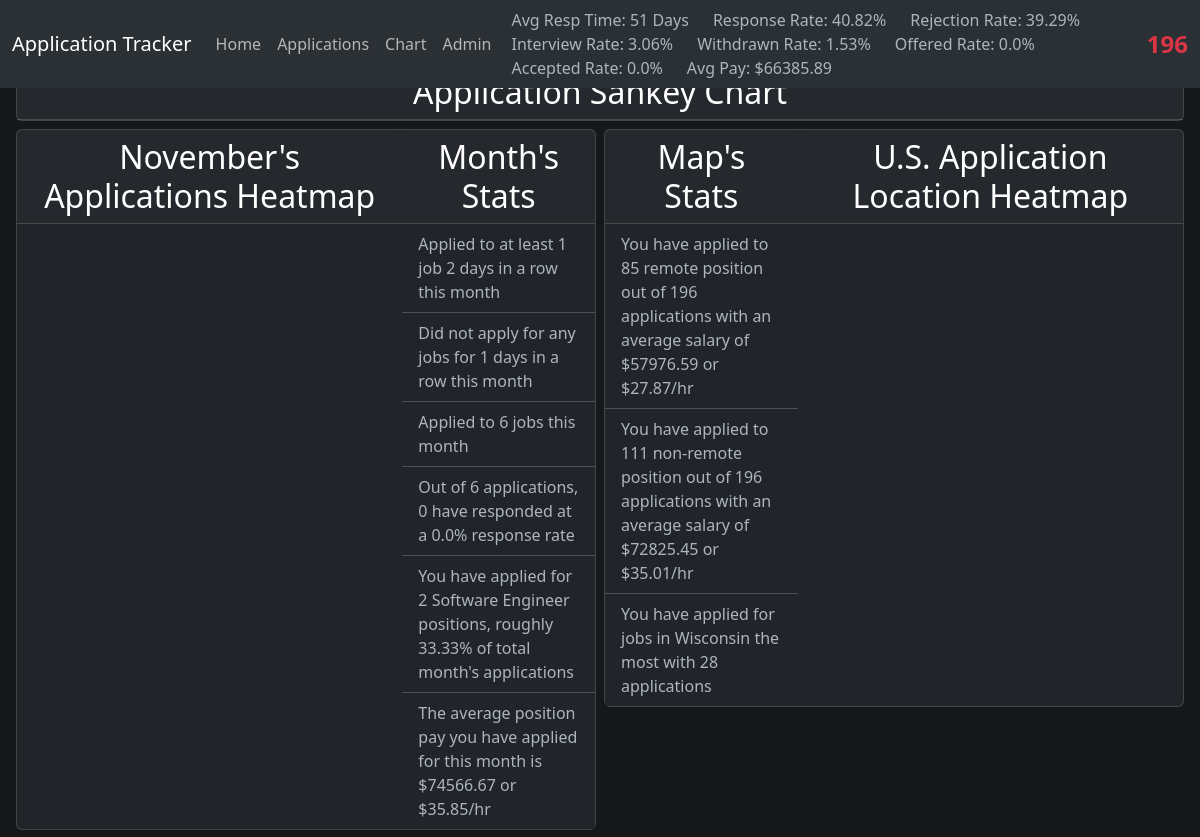
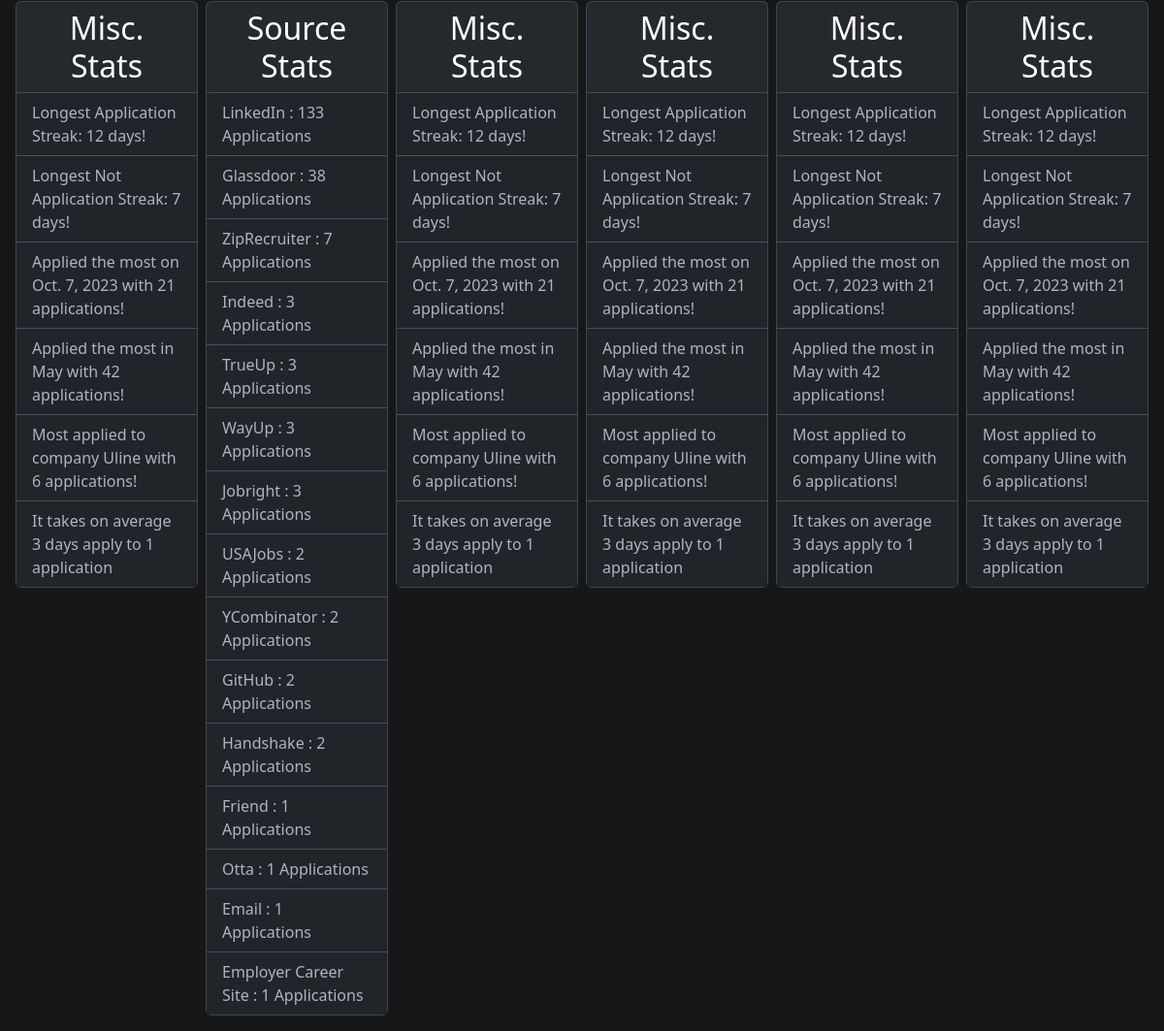
Screenshot of /chart/ with the database file from the repository (2 pictures, top to bottom).
### apptracker/models.py (models this page shows, shortened)
class Application(models.Model):
    interview_counter = models.IntegerField(default=0)
    status = models.ForeignKey(Status, on_delete=models.CASCADE, default=1)
    application_id = models.IntegerField(null=False)
    location = models.ForeignKey(Location, on_delete=models.CASCADE)
    employer = models.ForeignKey(Employer, on_delete=models.CASCADE)
    position = models.CharField(max_length=255, null=False)
    pay = models.IntegerField(null=False)
    desc = models.TextField()
    source = models.ForeignKey(Source, on_delete=models.CASCADE)
    notes = models.TextField(null=True, blank=True)
    application_date = models.DateField(null=True, blank=True)
    response_time = models.DateField(null=True, blank=True)
    REMOTE = "R"
    HYBRID = "H"
    INOFFICE = "IO"
    CONTRACT = "C"
    EMPLOYMENT_CHOICES = [
        (REMOTE, "Remote"),
        (HYBRID, "Hybrid"),
        (INOFFICE, "InOffice"),
        (CONTRACT, "Contract")
    ]
    employment_type = models.CharField(max_length=10, choices=EMPLOYMENT_CHOICES)
    created_at = models.DateTimeField(auto_now_add=True, blank=True)
    class Meta:
        managed=True

class Source(models.Model):
    name = models.CharField(max_length=50)
    num_applications = models.IntegerField(null=True, blank=True, default=1)
    class Meta:
        managed=True

### apptracker/views.py (the view)
# urls.py: path('chart/', ChartView.as_view(), name='chart'),
class ChartView(View):
    def get(self, request):
        context = {
            "sankeychart_data": get_sankeychart_data(),
            "heatmap_data": get_heatmap_data(),
            "map_data": get_map_data(),
            "miscstats_data": get_miscstats(),
            "source_stats_data": get_source_stats(),
            "current_month_stats_data": get_current_month_stats(),
            "location_stats_data": get_locations_stats(),
        }
        return render(request, 'chart.html', context)

### apptracker/context_processors.py (called while the page is built)
def common_data(request):
    return {
        'applicationcount': get_all_application_count(),
        'appliedtoday': applied_today(),
        'responserate': calc_rate("Applied", None),
        'rejectionrate': calc_rate("Rejected", None),
        'interviewrate': calc_rate("Interview", None),
        'withdrawnrate': calc_rate("Withdrawn", None),
        'offeredrate': calc_rate("Offered", None),
        'acceptedrate': calc_rate("Accepted", None),
        'responsetime': calc_avg_response_time(),
        'avgpay': get_average_salary(None),
    }

### apptracker/utils.py (called while the page is built)
def get_all_status_applications(status_name):
    status = Status.objects.get(name=status_name)
    if status and status_name != "Interview":
        return Application.objects.filter(status=status).order_by('-id')
    elif status and status_name == "Interview":
        return Application.objects.filter(interview_counter__gt=0).order_by('-id')
    else:
        return None

def get_all_applications():
    return Application.objects.all()

def get_all_application_count():
    return Application.objects.count()

def get_all_locations():
    return Location.objects.exclude(city="Remote")

def get_all_sources():
    return Source.objects.all()

def get_all_dates(applications):
    if not applications:
        applications = get_all_applications()
    dates = applications.values_list('application_date', flat=True).distinct()
    return dates

def get_status_application_count(status_name, index):
    status = Status.objects.get(name=status_name)
    if status_name != "Interview":
        return Application.objects.filter(interview_counter=index, status=status)
    else:
        return Application.objects.filter(interview_counter__gte=index)

def get_response_count(applications):
    if not applications:
        return (Application.objects.count() - len(get_all_status_applications("Applied")))
    else:
        return applications.count() - applications.filter(status=Status.objects.get(name="Applied")).count()

def get_no_response_count(applications):
    if not applications:
        return Application.objects.filter(status=Status.objects.get(name="Applied")).count()
    else:
        return applications.filter(status=Status.objects.get(name="Applied")).count()

def get_month():
    return date.today().strftime('%B')

def get_applications_by_location(location):
    return Application.objects.filter(location=location)

def get_average_hourly(salary):
    return round(salary/2080, 2)

### apptracker/templates/chart.html (shortened to what this page needs)
{% extends 'base.html' %}
{% load static %}
{% block content %}
<div class="container-fluid bg-secondary-subtle p-3 h-100">
    <div class="pt-5">
        <div class="row g-2">
            <div class="col-md-12">
                <div class="card">
                    <h2 class="card-title card-header text-center text-white">
                        Application Sankey Chart
                    </h2>
                </div>
            </div>
            <div class="col-md-6">
                <div class="card">
                    <div class="row g-0">
                        <div class="col-md-8">
                            <h2 class="card-title card-header text-center text-white">
                                {{heatmap_data.month}}'s Applications Heatmap
                            </h2>
                        </div>
                        <div class="col-md-4">
                            {% include 'components/current_month_stats.html' %}
                        </div>
                    </div>
                </div>
            </div>
            <div class="col-md-6">
                <div class="card">
                    <div class="row g-0">
                        <div class="col-md-4">
                            {% include 'components/location_stats.html' %}
                        </div>
                        <div class="col-md-8">
                            <h2 class="card-title card-header text-center text-white">
                                U.S. Application Location Heatmap
                            </h2>
                        </div>
                    </div>
                </div>
            </div>
            <div class="col-md-2">
                {% include 'components/miscstats.html' %}
            </div>
            <div class="col-md-2">
                {% include 'components/source_stats.html' %}
            </div>
            <div class="col-md-2">
                {% include 'components/miscstats.html' %}
            </div>
            <div class="col-md-2">
                {% include 'components/miscstats.html' %}
            </div>
            <div class="col-md-2">
                {% include 'components/miscstats.html' %}
            </div>
            <div class="col-md-2">
                {% include 'components/miscstats.html' %}
            </div>
        </div>
    </div>
</div>
{% endblock %}

### apptracker/templates/base.html (shortened to what this page needs)
<!DOCTYPE html>
{% load static %}
{% load compress %}
<html>
    <head>
        <link href="https://cdn.jsdelivr.net/npm/bootstrap@5.3.0/dist/css/bootstrap.min.css" rel="stylesheet">
        <link rel="stylesheet" href="https://cdn.jsdelivr.net/npm/bootstrap-icons@1.11.0/font/bootstrap-icons.css">
        <link rel="stylesheet" href="https://cdnjs.cloudflare.com/ajax/libs/font-awesome/6.5.1/css/all.min.css" />
        {% compress css %}
            <link rel="stylesheet" type = "text/x-scss" href="{% static 'scss/style.scss' %}" />
        {% endcompress %}
    </head>
    <body class="bg-secondary-subtle" data-bs-theme="dark">
        <div class="navbar-container">
            {% include 'components/navbar.html' %}
        </div>
        {% block content %}
        {% endblock %}
    </body>
</html>

### apptracker/templates/components/navbar.html (shortened to what this page needs)
{% load static %}
<nav class="navbar navbar-expand-lg bg-body-tertiary fixed-top">
    <div class="container-fluid">
        <a class="navbar-brand testfont">Application Tracker</a>
        <div class="collapse navbar-collapse" id="navbarNav">
            <ul class="navbar-nav">
                <li class="nav-item">
                    <a class="nav-link" aria-current="page" href="/">Home</a>
                </li>
                <li class="nav-item">
                    <a class="nav-link" aria-current="page" href="/applications">Applications</a>
                </li>
                <li class="nav-item">
                    <a class="nav-link" aria-current="page" href="/chart">Chart</a>
                </li>
                <li class="nav-item">
                    <a class="nav-link" aria-current="page" href="/admin">Admin</a>
                </li>
            </ul>
            <div class="navbar-nav mx-auto row">
                <div class="col-auto">
                    <span class="h6">Avg Resp Time:</span>
                    <span id="avg_resp_time">{{ responsetime }} Days</span>
                </div>
                <div class="col-auto">
                    <span class="h6">Response Rate:</span>
                    <span id="response_rate">{{ responserate }}%</span>
                </div>
                <div class="col-auto">
                    <span class="h6">Rejection Rate:</span>
                    <span id="rejection_rate">{{ rejectionrate }}%</span>
                </div>
                <div class="col-auto">
                    <span class="h6">Interview Rate:</span>
                    <span id="interview_rate">{{ interviewrate }}%</span>
                </div>
                <div class="col-auto">
                    <span class="h6">Withdrawn Rate:</span>
                    <span id="withdrawn_rate">{{ withdrawnrate }}%</span>
                </div>
                <div class="col-auto">
                    <span class="h6">Offered Rate:</span>
                    <span id="offered_rate">{{ offeredrate }}%</span>
                </div>
                <div class="col-auto">
                    <span class="h6">Accepted Rate:</span>
                    <span id="accepted_rate">{{ acceptedrate }}%</span>
                </div>
                <div class="col-auto">
                    <span class="h6">Avg Pay:</span>
                    <span id="avg_pay">${{ avgpay }}</span>
                </div>
            </div>
        </div>
        <div
            class="{% if appliedtoday %} text-success {% else %} text-danger {% endif %}"
        >
            <span class='fs-4 fw-bold'>
                {{ applicationcount }}
            </span>
        </div>
    </div>
</nav>

### apptracker/templates/components/current_month_stats.html
{% load static %}
<h2 class="card-title card-header text-center text-white">
    Month's Stats
</h2>
<div>
    <ul class="list-group list-group-flush vertical-scrollable-hidden">
        <li class="list-group-item">
            Applied to at least 1 job {{ current_month_stats_data.application_streak }} days in a row this month
        </li>
        <li class="list-group-item">
            Did not apply for any jobs for {{ current_month_stats_data.not_application_streak }} days in a row this month
        </li>
        <li class="list-group-item">
            Applied to {{ current_month_stats_data.num_applications }} jobs this month
        </li>
        <li class="list-group-item">
            Out of {{ current_month_stats_data.num_applications }} applications, {{ current_month_stats_data.response_count }} have responded at a
            {{ current_month_stats_data.response_rate }}% response rate
        </li>
        <li class="list-group-item">
            You have applied for {{ current_month_stats_data.position_count }} {{current_month_stats_data.position}} positions, roughly {{current_month_stats_data.position_count_percent}}%
            of total month's applications
        </li>
        <li class="list-group-item">
            The average position pay you have applied for this month is ${{ current_month_stats_data.avg_salary }} or ${{ current_month_stats_data.avg_hourly }}/hr
        </li>
    </ul>
</div>

### apptracker/templates/components/location_stats.html
<h2 class="card-title card-header text-center text-white">
    Map's Stats
</h2>
<div class="">
    <ul class="list-group list-group-flush vertical-scrollable-hidden">
        <li class="list-group-item">
            You have applied to {{ location_stats_data.num_remote_applications }} remote position out of {{ applicationcount }} applications with an average salary
            of ${{ location_stats_data.avg_salary_remote }} or ${{ location_stats_data.avg_hourly_remote }}/hr
        </li>
        <li class="list-group-item">
            You have applied to {{ location_stats_data.num_non_remote_applications }} non-remote position out of {{ applicationcount }} applications with an average salary
            of ${{ location_stats_data.avg_salary_non_remote }} or ${{ location_stats_data.avg_hourly_non_remote }}/hr
        </li>
        <li class="list-group-item">
            You have applied for jobs in {{ location_stats_data.most_applied_location }} the most with {{ location_stats_data.most_applied_location_count }} applications
        </li>
    </ul>
</div>

### apptracker/templates/components/miscstats.html
<div class="card">
    <h2 class="card-title card-header text-center text-white">
        Misc. Stats
    </h2>
    <div class="vertical-scrollable-hidden">
        <ul class="list-group list-group-flush">
            <li class="list-group-item">
                Longest Application Streak: {{ miscstats_data.applying_streak }} days!
            </li>
            <li class="list-group-item">
                Longest Not Application Streak: {{ miscstats_data.not_applying_streak }} days!
            </li>
            <li class="list-group-item">
                Applied the most on {{ miscstats_data.most_applications_day }} with {{ miscstats_data.most_applications_in_day }} applications!
            </li>
            <li class="list-group-item">
                Applied the most in {{  miscstats_data.most_applications_month }} with {{ miscstats_data.most_applications_in_month }} applications!
            </li>
            <li class="list-group-item">
                Most applied to company {{ miscstats_data.most_applied_company.0 }} with {{  miscstats_data.num_applications_company }} applications!
            </li>
            <li class="list-group-item">
                It takes on average {{ miscstats_data.avg_days_per_application }} days apply to 1 application
            </li>
        </ul>
    </div>
</div>

### apptracker/templates/components/source_stats.html
<div class="card h-100">
    <h2 class="card-title card-header text-center text-white ">
        Source Stats
    </h2>
    <div class="vertical-scrollable-hidden">
        <ul class="list-group list-group-flush">
            {% for source in source_stats_data.source_data %}
                <li class="list-group-item">
                    {{source.name}} : {{source.num_applications}} Applications
                </li>
            {% endfor %}
        </ul>
    </div>
</div>

### rows the page displays
Application: position "Software Engineer"
Source: name "LinkedIn"
Source: name "Glassdoor"
Source: name "ZipRecruiter"
Source: name "Indeed"
Source: name "TrueUp"
Source: name "WayUp"
Source: name "Jobright"
Source: name "USAJobs"
Source: name "YCombinator"
Source: name "GitHub"
Source: name "Handshake"
Source: name "Friend"
Source: name "Otta"
Source: name "Email"
Source: name "Employer Career Site"

### other values shown
{{ responsetime }} "51"
{{ responserate }} "40.82"
{{ rejectionrate }} "39.29"
{{ interviewrate }} "3.06"
{{ withdrawnrate }} "1.53"
{{ offeredrate }} "0.0"
{{ acceptedrate }} "0.0"
{{ avgpay }} "66385.89"
{{ applicationcount }} "196"
{{ heatmap_data.month }} "November"
{{ current_month_stats_data.application_streak }} "2"
{{ current_month_stats_data.not_application_streak }} "1"
{{ current_month_stats_data.num_applications }} "6"
{{ current_month_stats_data.response_count }} "0"
{{ current_month_stats_data.response_rate }} "0.0"
